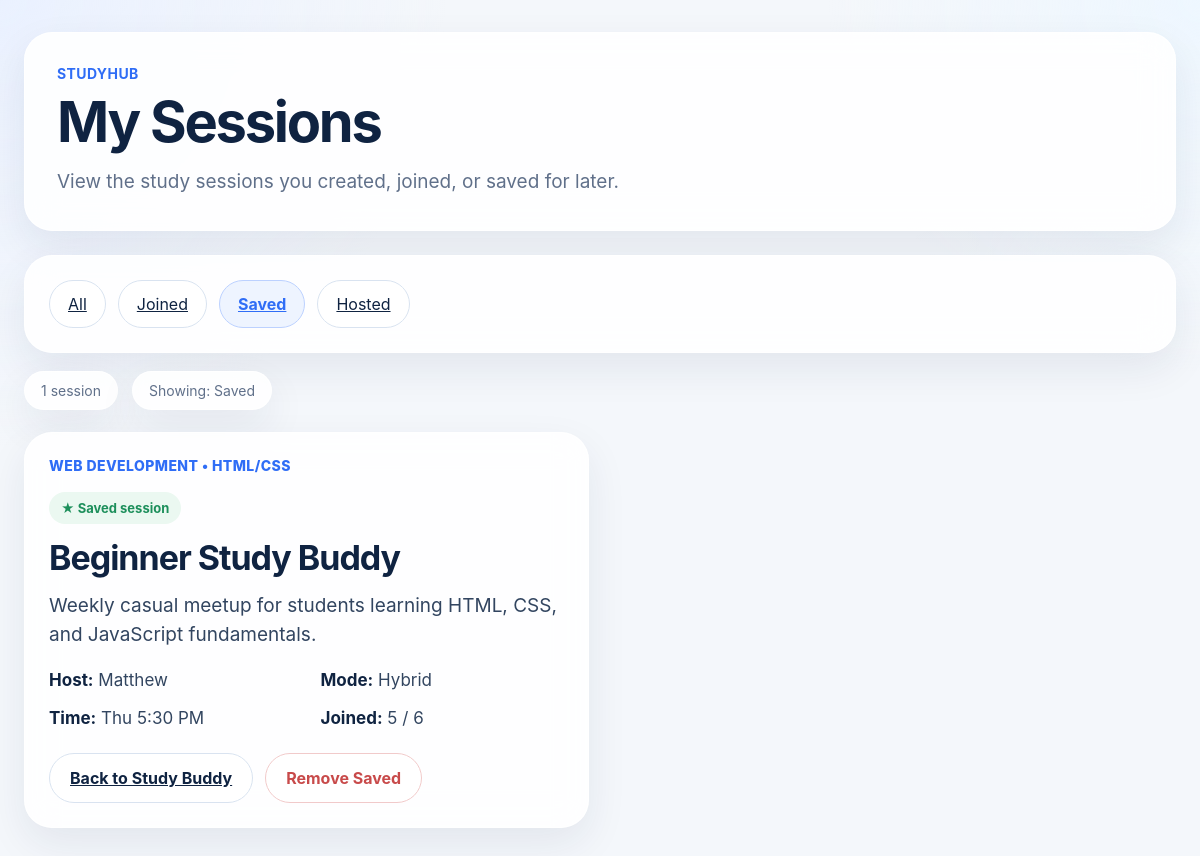
/my-sessions?view=saved, run on the app's committed database.
### app.py (models this page shows)
class StudySession(db.Model):
    id = db.Column(db.Integer, primary_key=True)
    unit_code = db.Column(db.String(120), nullable=False)
    topic = db.Column(db.String(150), nullable=False)
    description = db.Column(db.Text, nullable=False)
    host_name = db.Column(db.String(100), nullable=False)
    day = db.Column(db.String(10), nullable=False)
    time = db.Column(db.String(50), nullable=False)
    mode = db.Column(db.String(20), nullable=False)
    capacity = db.Column(db.Integer, nullable=False)
    joined_count = db.Column(db.Integer, default=1)
    host_id = db.Column(db.Integer, db.ForeignKey("user.id"), nullable=False)

### app.py (the view, shortened to what this page needs)
@app.route("/my-sessions")
def my_sessions():
    current_user = get_current_user()
    view = request.args.get("view", "all")
    if view == "joined":
        sessions = current_user.joined
    elif view == "saved":
        sessions = current_user.saved
    elif view == "hosted":
        sessions = current_user.hosted_sessions
    return render_template(
        "my_sessions.html",
        sessions=sessions,
        current_view=view
    )

### app.py (called while the page is built)
def get_current_user():
    user = User.query.get(1)
    if not user:
        user = User(id=1, username="Meryl")
        db.session.add(user)
        db.session.commit()
    return user

### app/templates/my_sessions.html (shortened to what this page needs)
{% extends "base.html" %}
{% block content %}
<div class="app-shell">
  <header class="hero">
    <div class="hero__content">
      <p class="hero__eyebrow">StudyHub</p>
      <h1 class="hero__title">My Sessions</h1>
      <p class="hero__subtitle">
        View the study sessions you created, joined, or saved for later.
      </p>
    </div>
  </header>
  <main class="main-content">
    <section class="toolbar-card">
      <div class="toolbar-row">
        <div class="mode-tabs">
          <a href="{{ url_for('my_sessions', view='all') }}"
             class="tab-btn {% if current_view == 'all' %}active{% endif %}">
            All
          </a>
          <a href="{{ url_for('my_sessions', view='joined') }}"
             class="tab-btn {% if current_view == 'joined' %}active{% endif %}">
            Joined
          </a>
          <a href="{{ url_for('my_sessions', view='saved') }}"
             class="tab-btn {% if current_view == 'saved' %}active{% endif %}">
            Saved
          </a>
          <a href="{{ url_for('my_sessions', view='hosted') }}"
             class="tab-btn {% if current_view == 'hosted' %}active{% endif %}">
            Hosted
          </a>
        </div>
      </div>
    </section>
    <section class="summary-row">
      <div class="summary-pill">
        {{ sessions|length }} session{% if sessions|length != 1 %}s{% endif %}
      </div>
      <div class="summary-pill">
        Showing: {{ current_view|capitalize }}
      </div>
    </section>
    <section class="session-grid">
      {% if sessions %}
        {% for session in sessions %}
          <article class="session-card">
            <div>
              <p class="session-card__tag">{{ session.unit_code }}</p>
              {% if current_view == 'joined' %}
                <div class="session-card__badge session-card__badge--joined">✓ Joined by you</div>
              {% elif current_view == 'saved' %}
                <div class="session-card__badge session-card__badge--joined">★ Saved session</div>
              {% elif current_view == 'hosted' %}
                <div class="session-card__badge session-card__badge--joined">＋ Created by you</div>
              {% endif %}
              <h3 class="session-card__title">{{ session.topic }}</h3>
              <p class="session-card__desc">{{ session.description }}</p>
              <div class="meta-grid">
                <div class="meta-item"><strong>Host:</strong> {{ session.host_name }}</div>
                <div class="meta-item"><strong>Mode:</strong> {{ session.mode|replace('-', ' ')|title }}</div>
                <div class="meta-item"><strong>Time:</strong> {{ session.day }} {{ session.time }}</div>
                <div class="meta-item"><strong>Joined:</strong> {{ session.joined_count }} / {{ session.capacity }}</div>
              </div>
            </div>
            <div class="card-actions">
              <a href="{{ url_for('studybuddy') }}" class="btn btn--light">Back to Study Buddy</a>
              {% if current_view == 'joined' %}
                <form action="{{ url_for('leave_session', session_id=session.id) }}" method="post">
                  <button type="submit" class="btn btn--leave">Leave Session</button>
                </form>
              {% elif current_view == 'saved' %}
                <form action="{{ url_for('unsave_session', session_id=session.id) }}" method="post">
                  <button type="submit" class="btn btn--leave">Remove Saved</button>
                </form>
              {% elif current_view == 'hosted' %}
                <a href="{{ url_for('studybuddy') }}" class="btn btn--dark">Manage</a>
              {% else %}
                <a href="{{ url_for('studybuddy') }}" class="btn btn--dark">View Session</a>
              {% endif %}
            </div>
          </article>
        {% endfor %}
      {% else %}
        <div class="empty-state">
          <h3>No sessions found</h3>
          <p>You do not have any sessions in this category yet.</p>
        </div>
      {% endif %}
    </section>
  </main>
</div>
{% endblock %}

### app/static/css/studybuddy.css (style rules this page uses)
:root { --bg: #f4f7fb; --surface: rgba(255, 255, 255, 0.88); --surface-strong: #ffffff; --border: #d9e3f0; --text: #0f2341; --muted: #60708a; --primary: #2f6df6; --primary-soft: #eef4ff; --dark: #0e1d37; --success: #1d8f5b; --success-soft: #ebf8f1; --warning: #a86b12; --warning-soft: #fff6e8; --danger: #c84a4a; --danger-soft: #fff1f1; --shadow: 0 16px 40px rgba(20, 43, 80, 0.08); --radius-xl: 28px; --radius-lg: 22px; --radius-md: 16px; --radius-pill: 999px; }
* { box-sizing: border-box; }
html, body { margin: 0; padding: 0; font-family: Inter, system-ui, -apple-system, BlinkMacSystemFont, "Segoe UI", sans-serif; background: radial-gradient(circle at top left, #eaf1ff 0%, transparent 30%), radial-gradient(circle at top right, #eef7ff 0%, transparent 25%), var(--bg); color: var(--text); }
button, input, select, textarea { font: inherit; }
button { cursor: pointer; }
.app-shell { max-width: 1480px; margin: 0 auto; padding: 32px 24px 48px; }
.hero { display: flex; justify-content: space-between; align-items: flex-end; gap: 24px; padding: 32px; background: var(--surface); border: 1px solid rgba(255, 255, 255, 0.8); backdrop-filter: blur(16px); box-shadow: var(--shadow); border-radius: var(--radius-xl); }
.hero__eyebrow { margin: 0 0 12px; color: var(--primary); font-weight: 700; letter-spacing: 0.03em; text-transform: uppercase; font-size: 14px; }
.hero__title { margin: 0; font-size: 56px; line-height: 1.02; letter-spacing: -0.04em; }
.hero__subtitle { margin: 16px 0 0; max-width: 760px; color: var(--muted); font-size: 19px; line-height: 1.6; }
.main-content { margin-top: 24px; }
.toolbar-card, .session-card, .summary-pill, .side-panel { background: var(--surface); border: 1px solid rgba(255, 255, 255, 0.8); backdrop-filter: blur(16px); box-shadow: var(--shadow); }
.toolbar-card { border-radius: var(--radius-xl); padding: 24px; }
.toolbar-row { display: flex; justify-content: space-between; gap: 18px; align-items: center; flex-wrap: wrap; }
.mode-tabs { display: flex; gap: 12px; flex-wrap: wrap; }
.tab-btn { border: 1px solid var(--border); background: rgba(255, 255, 255, 0.9); color: var(--text); padding: 13px 18px; border-radius: var(--radius-pill); transition: 0.2s ease; }
.tab-btn.active { color: var(--primary); background: var(--primary-soft); border-color: #bcd1ff; font-weight: 700; }
.summary-row { display: flex; gap: 14px; flex-wrap: wrap; margin: 18px 0 22px; }
.summary-pill { border-radius: var(--radius-pill); padding: 10px 16px; font-size: 14px; color: var(--muted); }
.session-grid { display: grid; grid-template-columns: repeat(2, minmax(0, 1fr)); gap: 22px; }
.session-card { border-radius: var(--radius-xl); padding: 24px; display: flex; flex-direction: column; justify-content: space-between; min-height: 325px; transition: transform 0.2s ease, box-shadow 0.2s ease; }
.session-card__tag { margin: 0 0 18px; color: var(--primary); font-size: 14px; font-weight: 800; letter-spacing: 0.03em; text-transform: uppercase; }
.session-card__badge { display: inline-flex; align-items: center; gap: 8px; margin-bottom: 14px; padding: 8px 12px; border-radius: var(--radius-pill); font-size: 13px; font-weight: 700; }
.session-card__badge--joined { background: var(--success-soft); color: var(--success); }
.session-card__title { margin: 0 0 14px; font-size: 34px; line-height: 1.15; letter-spacing: -0.03em; }
.session-card__desc { margin: 0 0 20px; color: #324560; font-size: 19px; line-height: 1.55; }
.meta-grid { display: grid; grid-template-columns: repeat(2, minmax(0, 1fr)); gap: 14px 28px; margin-bottom: 22px; }
.meta-item { color: #324560; font-size: 17px; line-height: 1.4; }
.meta-item strong { color: var(--text); }
.card-actions { display: flex; gap: 12px; flex-wrap: wrap; }
.btn { border: none; border-radius: var(--radius-pill); padding: 14px 20px; font-weight: 700; transition: 0.2s ease; }
.btn--light { background: rgba(255, 255, 255, 0.95); border: 1px solid var(--border); color: var(--text); }
.btn--leave { background: rgba(255, 255, 255, 0.95); border: 1px solid #f1caca; color: var(--danger); }

### data on the page
StudySession: unit_code "WEB DEVELOPMENT • HTML/CSS", topic "Beginner Study Buddy", description "Weekly casual meetup for students learning HTML, CSS, and JavaScript fundamentals.", host_name "Matthew", mode "Hybrid", day "Thu", time "5:30 PM", joined_count "5", capacity "6"

### other printed values
{{ sessions|length }} "1"
{{ current_view|capitalize }} "Saved"
